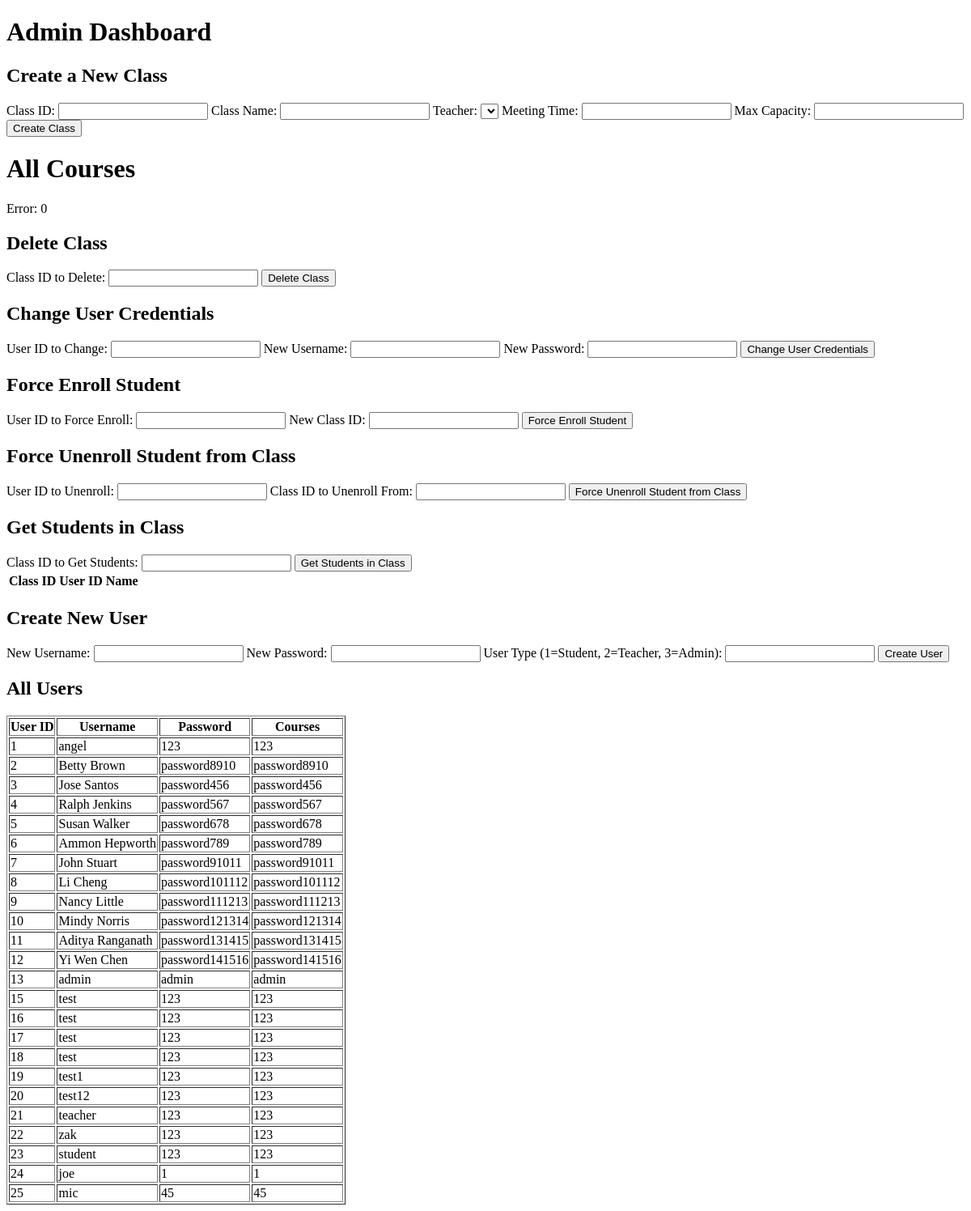
/admin, run on an earlier commit of the app's database.
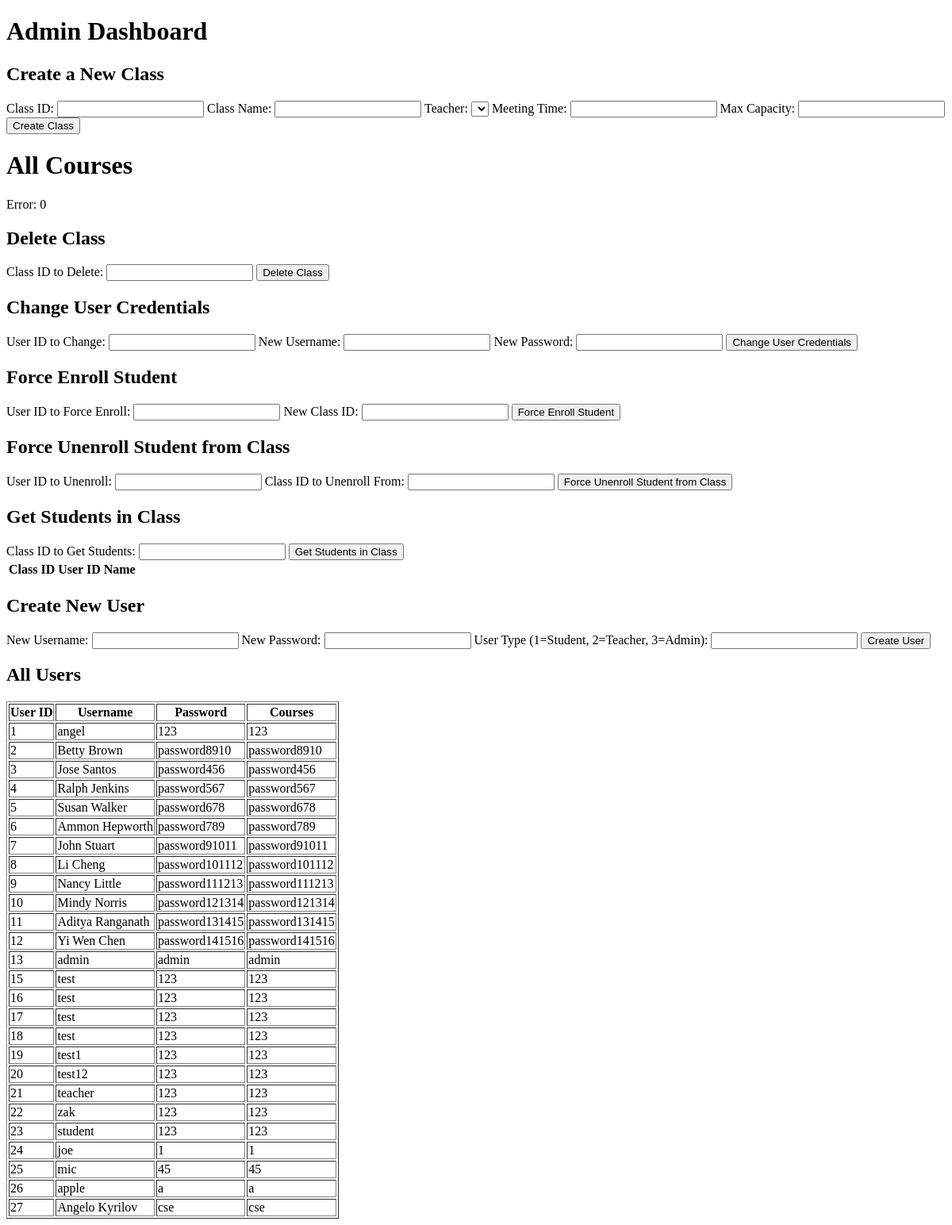
And on a later commit of the database.
### app.py (models this page shows, shortened)
class Users(db.Model, UserMixin):
    UserId = db.Column(db.Integer, primary_key=True)
    FirstLastName = db.Column(db.String(80), unique=True, nullable=False)
    Password = db.Column(db.String(120), nullable=False)
    Type = db.Column(db.Integer, nullable=False, default=1)  # Student, Teacher, Admin

### app.py (the view)
@app.route('/admin')
def admin():
    all_users = Users.query.all()
    return render_template('admin.html', all_users=all_users)

### templates/admin.html (shortened to what this page needs)
<!DOCTYPE html>
<html lang="en">
<head>
</head>
<body>
    <h1>Admin Dashboard</h1>
    <h2>Create a New Class</h2>
    <form onsubmit="return createClass()" id="createClassForm">
        <label for="class_id">Class ID:</label>
        <input type="text" name="class_id" required>
        <label for="class_name">Class Name:</label>
        <input type="text" name="class_name" required>
        <label for="teacher_id">Teacher:</label>
        <select name="teacher_id" id="teacherDropdown" required>
        </select>
        <label for="meetingTime">Meeting Time:</label>
        <input type="text" name="meetingTime" required>
        <label for="max_capacity">Max Capacity:</label>
        <input type="number" name="max_capacity" required>
        <button type="submit">Create Class</button>
    </form>
        <body onload="openAllCourses()">
            <h1>All Courses</h1>
            <div id="resultAllCourses">
            </div>
        </body>
        <body>
            <h2>Delete Class</h2>
            <form onsubmit="return deleteClass()" id="deleteClassForm">
                <label for="class_id_to_delete">Class ID to Delete:</label>
                <input type="text" name="class_id_to_delete" required>
                <button type="submit">Delete Class</button>
            </form>
<h2>Change User Credentials</h2>
<form onsubmit="return changeUserCredentials()" id="changeUserCredentialsForm">
    <label for="user_id_to_change">User ID to Change:</label>
    <input type="text" name="user_id_to_change" required>
    <label for="new_username">New Username:</label>
    <input type="text" name="new_username">
    <label for="new_password">New Password:</label>
    <input type="password" name="new_password">
    <button type="submit">Change User Credentials</button>
</form>
<h2>Force Enroll Student</h2>
<form onsubmit="return forceEnrollStudent()" id="forceEnrollStudentForm">
    <label for="user_id_to_force_enroll">User ID to Force Enroll:</label>
    <input type="text" name="user_id_to_force_enroll" required>
    <label for="new_class_id_force_enroll">New Class ID:</label>
    <input type="text" name="new_class_id_force_enroll">
    <button type="submit">Force Enroll Student</button>
</form>
<h2>Force Unenroll Student from Class</h2>
<form onsubmit="return forceUnenrollStudentFromClass()" id="forceUnenrollStudentFromClassForm">
    <label for="user_id_to_force_unenroll_class">User ID to Unenroll:</label>
    <input type="text" name="user_id_to_force_unenroll_class" required>
    <label for="class_id_to_unenroll_from">Class ID to Unenroll From:</label>
    <input type="text" name="class_id_to_unenroll_from" required>
    <button type="submit">Force Unenroll Student from Class</button>
</form>
            <h2>Get Students in Class</h2>
                <label for="class_id_to_get_students">Class ID to Get Students:</label>
                <input type="text" name="class_id_to_get_students" required id="classID">
                <button onclick="getStudentsInClass()">Get Students in Class</button>
            <div id="resultGetStudentsInClass">
                <table id="studentTable">
                    <thead>
                        <tr>
                            <th>Class ID</th>
                            <th>User ID</th>
                            <th>Name</th>
                        </tr>
                    </thead>
                </table>
            </div>
        </body>
<h2>Create New User</h2>
<form onsubmit="return createUser()" id="createUserForm">
    <label for="new_username">New Username:</label>
    <input type="text" name="new_username" required>
    <label for="new_password">New Password:</label>
    <input type="password" name="new_password" required>
    <label for="user_type">User Type (1=Student, 2=Teacher, 3=Admin):</label>
    <input type="number" name="user_type" required>
    <button type="submit">Create User</button>
</form>
    <h2>All Users</h2>
    <table border="1">
        <tr>
            <th>User ID</th>
            <th>Username</th>
            <th>Password</th>
            <th>Courses</th>
        </tr>
        {% for user in all_users %}
            <tr>
                <td>{{ user.UserId }}</td>
                <td>{{ user.FirstLastName }}</td>
                <td>{{ user.Password }}</td>
                <td>{{ user.Password }}</td>
            </tr>
        {% endfor %}
    </table>
</html>

What changed in the data, as far as the page shows it:
added Users: UserId "26", FirstLastName "apple", Password "a"
added Users: UserId "27", FirstLastName "Angelo Kyrilov", Password "cse"
